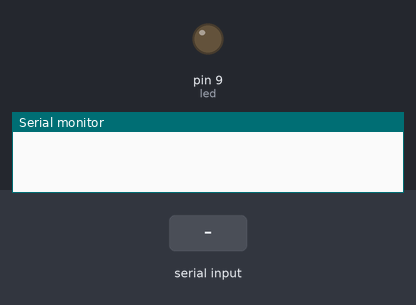
The sketch below on a simulated Arduino Uno, built with avr-gcc and run on an emulated ATmega328P. Parts: output pins drawn as LEDs (lit = HIGH), the last lines printed to the serial monitor. The test bench sets the inputs (shaded band).

Above: at 1.2 s.
1.3 s: "1" received over Serial
At 2.4 s:
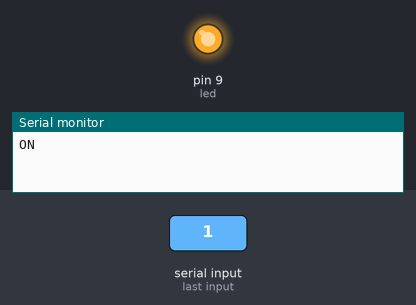
2.8 s: "0" received over Serial
At 3.5 s:
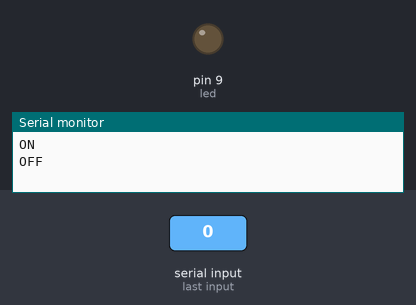
Timing chart, 0 to 5.8 s (numbered marks = the images above; inputs shaded):
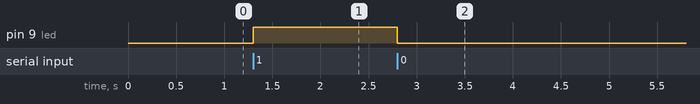

Measured:
- after the input at 1.3 s, pin 9 (led): LOW → HIGH at once
- after the input at 2.8 s, pin 9 (led): HIGH → LOW at once

The sketch:

AR00001_001.ino
```cpp
int option;
int led = 9;

void setup(){
  Serial.begin(9600);
  pinMode(led, OUTPUT);
}

void loop(){
  //si existe datos disponibles los leemos
  if (Serial.available()>0){
    //leemos la opcion enviada
    option=Serial.read();
    if(option=='0') {
      digitalWrite(led, LOW);
      Serial.println("OFF");
    }
    else if(option=='1') {
      digitalWrite(led , HIGH);   // poner el Pin en HIGH
      Serial.println("ON");

    }
    else{
      Serial.println("Entrada incorrecta.");
      }
  }
}
```
